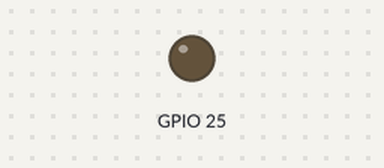
Simulated run of this program. Board: Raspberry Pi (BCM pin numbers). Shown: output pins drawn as LEDs (lit = HIGH). Dashed ring = blinking. Web requests get an empty 200 reply after 0.4 s.

Above: at 2.2 s.
At 4.85 s:
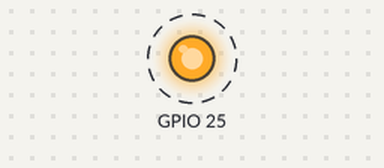
Timing chart, 0 to 5.2 s (numbered marks = the images above):
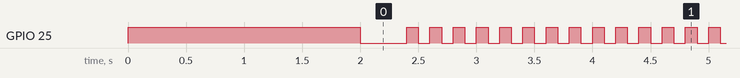

Measured:
- by itself, GPIO 25: repeats every 0.20 s: HIGH 0.10 s, LOW 0.10 s

The program:

wifiTest.py
```python
import  RPi.GPIO as GPIO
import time
import requests

GPIO.setmode(GPIO.BCM)
GPIO.setwarnings(False)
GPIO.setup(25,GPIO.OUT)

GPIO.output(25,GPIO.HIGH)
time.sleep(2)
GPIO.output(25,GPIO.LOW)

while True:
    try:
        response = requests.get("http://www.google.com", timeout=1)
        if response:
            for i in range(3000):
                GPIO.output(25, GPIO.HIGH)
                time.sleep(0.1)
                GPIO.output(25, GPIO.LOW)
                time.sleep(0.1)
    except requests.ConnectionError:
        print("Could not connect to Google.com")
        time.sleep(600)
```
